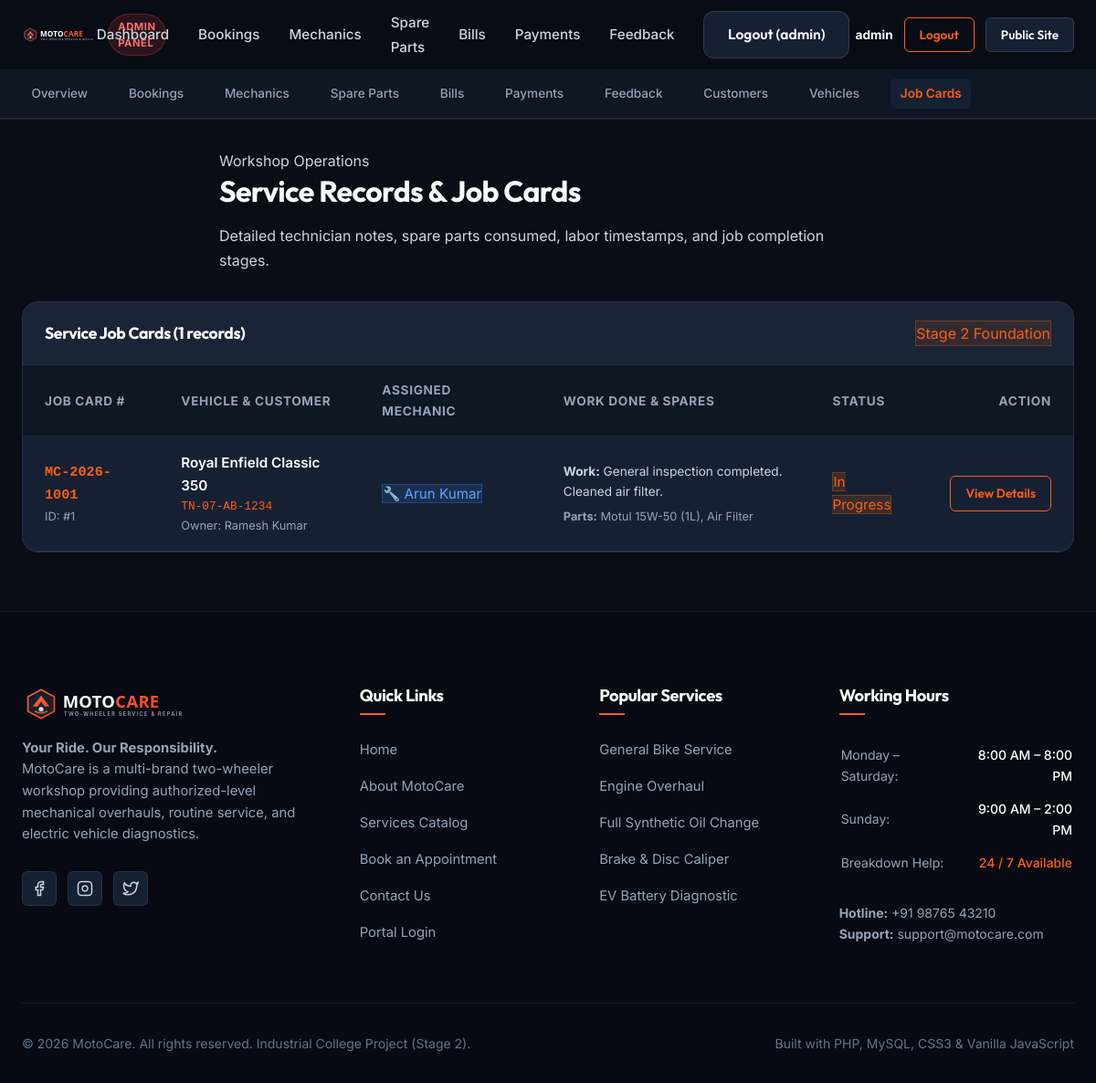
Page /admin/service-records.php (signed in) on the committed database.
### tables this page shows
CREATE TABLE `service_records` (
  `id` INT AUTO_INCREMENT PRIMARY KEY,
  `booking_id` INT NOT NULL UNIQUE,
  `mechanic_id` INT NOT NULL,
  `inspection_notes` TEXT NULL,
  `work_done` TEXT NULL,
  `labor_hours` DECIMAL(4,2) DEFAULT 0.00,
  `technician_notes` TEXT NULL,
  `parts_used` TEXT NULL,
  `service_start` DATETIME NULL,
  `service_end` DATETIME NULL,
  `service_status` VARCHAR(50) DEFAULT 'Inspection',
  `created_at` TIMESTAMP DEFAULT CURRENT_TIMESTAMP,
  `updated_at` TIMESTAMP DEFAULT CURRENT_TIMESTAMP ON UPDATE CURRENT_TIMESTAMP,
  INDEX `idx_records_booking` (`booking_id`),
  INDEX `idx_records_mechanic` (`mechanic_id`),
  CONSTRAINT `fk_records_booking` FOREIGN KEY (`booking_id`) 
    REFERENCES `bookings` (`id`) ON DELETE CASCADE ON UPDATE CASCADE,
  CONSTRAINT `fk_records_mechanic` FOREIGN KEY (`mechanic_id`) 
    REFERENCES `mechanics` (`id`) ON UPDATE CASCADE
);

CREATE TABLE `bookings` (
  `id` INT AUTO_INCREMENT PRIMARY KEY,
  `booking_code` VARCHAR(50) NOT NULL UNIQUE,
  `customer_id` INT NOT NULL,
  `vehicle_id` INT NOT NULL,
  `service_id` INT NOT NULL,
  `mechanic_id` INT NULL,
  `preferred_date` DATE NOT NULL,
  `preferred_time` VARCHAR(50) NOT NULL,
  `problem_description` TEXT NULL,
  `status` ENUM(
    'Pending',
    'Confirmed',
    'Vehicle Received',
    'Inspection',
    'Service In Progress',
    'Quality Check',
    'Ready for Delivery',
    'Completed',
    'Cancelled'
  ) DEFAULT 'Pending',
  `created_at` TIMESTAMP DEFAULT CURRENT_TIMESTAMP,
  INDEX `idx_bookings_customer` (`customer_id`),
  INDEX `idx_bookings_vehicle` (`vehicle_id`),
  INDEX `idx_bookings_service` (`service_id`),
  INDEX `idx_bookings_mechanic` (`mechanic_id`),
  INDEX `idx_bookings_status` (`status`),
  CONSTRAINT `fk_bookings_customer` FOREIGN KEY (`customer_id`) 
    REFERENCES `customers` (`id`) ON DELETE CASCADE ON UPDATE CASCADE,
  CONSTRAINT `fk_bookings_vehicle` FOREIGN KEY (`vehicle_id`) 
    REFERENCES `vehicles` (`id`) ON DELETE CASCADE ON UPDATE CASCADE,
  CONSTRAINT `fk_bookings_service` FOREIGN KEY (`service_id`) 
    REFERENCES `services` (`id`) ON UPDATE CASCADE,
  CONSTRAINT `fk_bookings_mechanic` FOREIGN KEY (`mechanic_id`) 
    REFERENCES `mechanics` (`id`) ON DELETE SET NULL ON UPDATE CASCADE
);

CREATE TABLE `vehicles` (
  `id` INT AUTO_INCREMENT PRIMARY KEY,
  `customer_id` INT NOT NULL,
  `vehicle_type` ENUM('Motorcycle', 'Scooter', 'Electric Two-Wheeler') NOT NULL,
  `brand` VARCHAR(80) NOT NULL,
  `model` VARCHAR(100) NOT NULL,
  `registration_number` VARCHAR(30) NOT NULL UNIQUE,
  `created_at` TIMESTAMP DEFAULT CURRENT_TIMESTAMP,
  INDEX `idx_vehicles_customer` (`customer_id`),
  CONSTRAINT `fk_vehicles_customer` FOREIGN KEY (`customer_id`) 
    REFERENCES `customers` (`id`) ON DELETE CASCADE ON UPDATE CASCADE
);

CREATE TABLE `customers` (
  `id` INT AUTO_INCREMENT PRIMARY KEY,
  `full_name` VARCHAR(100) NOT NULL,
  `email` VARCHAR(150) NOT NULL UNIQUE,
  `phone` VARCHAR(20) NOT NULL,
  `password` VARCHAR(255) NOT NULL,
  `address` TEXT NULL,
  `created_at` TIMESTAMP DEFAULT CURRENT_TIMESTAMP
);

CREATE TABLE `mechanics` (
  `id` INT AUTO_INCREMENT PRIMARY KEY,
  `full_name` VARCHAR(100) NOT NULL,
  `email` VARCHAR(150) NOT NULL UNIQUE,
  `phone` VARCHAR(20) NOT NULL,
  `specialization` VARCHAR(150) NOT NULL,
  `password` VARCHAR(255) NOT NULL,
  `status` ENUM('Available', 'Busy', 'On Leave') DEFAULT 'Available',
  `created_at` TIMESTAMP DEFAULT CURRENT_TIMESTAMP
);

### admin/service-records.php (the view, shortened to what this page needs)
<?php
require_once __DIR__ . '/../config/database.php';
$records = [];
if ($pdo) {
    try {
        $query = "
            SELECT
                sr.*,
                b.booking_code,
                b.preferred_date,
                b.problem_description,
                c.full_name AS customer_name,
                c.phone AS customer_phone,
                v.brand, v.model, v.registration_number,
                m.full_name AS mechanic_name
            FROM service_records sr
            JOIN bookings b ON sr.booking_id = b.id
            JOIN customers c ON b.customer_id = c.id
            JOIN vehicles v ON b.vehicle_id = v.id
            LEFT JOIN mechanics m ON sr.mechanic_id = m.id
            ORDER BY sr.created_at DESC
        ";
        $stmt = $pdo->query($query);
        $records = $stmt->fetchAll();
    } catch (PDOException $e) {
        $errorMsg = "Database error: " . $e->getMessage();
    }
}
include __DIR__ . '/../includes/admin-header.php';
?>
<div class="container">
  <div class="section-header" style="text-align: left; margin-bottom: 2rem; display: flex; justify-content: space-between; align-items: flex-end; flex-wrap: wrap; gap: 1rem;">
    <div>
      <span class="section-tagline">Workshop Operations</span>
      <h1 class="section-title" style="font-size: 2rem;">Service Records &amp; Job Cards</h1>
      <p class="section-description">Detailed technician notes, spare parts consumed, labor timestamps, and job completion stages.</p>
    </div>
  </div>
  <div class="dashboard-card" style="padding: 0; overflow: hidden; background: var(--bg-card); border-radius: var(--radius-lg); border: 1px solid var(--border-subtle);">
    <div style="padding: 1.25rem 1.5rem; border-bottom: 1px solid var(--border-subtle); display: flex; justify-content: space-between; align-items: center; background: rgba(255,255,255,0.02);">
      <h3 style="font-size: 1.1rem; color: #ffffff; margin: 0;">Service Job Cards (<?php echo count($records); ?> records)</h3>
      <span class="badge" style="background: rgba(255,107,0,0.1); color: var(--accent-orange); border: 1px solid rgba(255,107,0,0.3);">Stage 2 Foundation</span>
    </div>
    <?php if (empty($records)): ?>
      <div style="padding: 3rem; text-align: center; color: var(--text-muted);">
        <p>No job card records logged yet.</p>
      </div>
    <?php else: ?>
      <div style="overflow-x: auto;">
        <table class="data-table" style="width: 100%; border-collapse: collapse; text-align: left;">
          <thead>
            <tr style="border-bottom: 1px solid var(--border-subtle); background: var(--bg-surface); font-size: 0.85rem; color: var(--text-muted); text-transform: uppercase; letter-spacing: 0.05em;">
              <th style="padding: 1rem 1.5rem;">Job Card #</th>
              <th style="padding: 1rem 1.5rem;">Vehicle &amp; Customer</th>
              <th style="padding: 1rem 1.5rem;">Assigned Mechanic</th>
              <th style="padding: 1rem 1.5rem;">Work Done &amp; Spares</th>
              <th style="padding: 1rem 1.5rem;">Status</th>
              <th style="padding: 1rem 1.5rem; text-align: right;">Action</th>
            </tr>
          </thead>
          <tbody style="font-size: 0.95rem;">
            <?php foreach ($records as $rec): ?>
              <tr style="border-bottom: 1px solid var(--border-subtle);">
                <td style="padding: 1rem 1.5rem;">
                  <div style="font-family: monospace; font-weight: 700; color: var(--accent-orange);">
                    <?php echo htmlspecialchars($rec['booking_code']); ?>
                  </div>
                  <div style="font-size: 0.8rem; color: var(--text-muted);">
                    ID: #<?php echo htmlspecialchars($rec['id']); ?>
                  </div>
                </td>
                <td style="padding: 1rem 1.5rem;">
                  <div style="font-weight: 600; color: #ffffff;">
                    <?php echo htmlspecialchars($rec['brand'] . ' ' . $rec['model']); ?>
                  </div>
                  <div style="font-size: 0.8rem; color: var(--accent-orange); font-family: monospace;">
                    <?php echo htmlspecialchars($rec['registration_number']); ?>
                  </div>
                  <div style="font-size: 0.8rem; color: var(--text-muted);">
                    Owner: <?php echo htmlspecialchars($rec['customer_name']); ?>
                  </div>
                </td>
                <td style="padding: 1rem 1.5rem;">
                  <span class="badge" style="background: rgba(59,130,246,0.15); color: #60a5fa; border: 1px solid rgba(59,130,246,0.3);">
                    🔧 <?php echo htmlspecialchars($rec['mechanic_name'] ?? 'Unassigned'); ?>
                  </span>
                </td>
                <td style="padding: 1rem 1.5rem; max-width: 320px;">
                  <div style="font-size: 0.85rem; color: var(--text-secondary); margin-bottom: 0.35rem;">
                    <strong>Work:</strong> <?php echo htmlspecialchars($rec['work_done'] ?? 'Pending'); ?>
                  </div>
                  <?php if (!empty($rec['parts_used'])): ?>
                    <div style="font-size: 0.8rem; color: var(--text-muted);">
                      <strong>Parts:</strong> <?php echo htmlspecialchars($rec['parts_used']); ?>
                    </div>
                  <?php endif; ?>
                </td>
                <td style="padding: 1rem 1.5rem;">
                  <span class="badge" style="background: rgba(255,107,0,0.15); color: var(--accent-orange); border: 1px solid rgba(255,107,0,0.3);">
                    <?php echo htmlspecialchars($rec['service_status']); ?>
                  </span>
                </td>
                <td style="padding: 1rem 1.5rem; text-align: right;">
                  <a href="<?php echo $rootPath; ?>admin/booking-details.php?code=<?php echo urlencode($rec['booking_code']); ?>" class="btn btn-outline btn-sm">
                    View Details
                  </a>
                </td>
              </tr>
            <?php endforeach; ?>
          </tbody>
        </table>
      </div>
    <?php endif; ?>
  </div>
</div>
<?php include __DIR__ . '/../includes/footer.php'; ?>

### css/style.css (style rules this page uses)
:root { --bg-body: #090d16; --bg-surface: #0f1624; --bg-card: #152033; --bg-card-hover: #1b2940; --bg-card-elevated: #22334e; --bg-input: #0b111c; --accent-orange: #ff5e14; --accent-orange-light: #ff7d42; --accent-orange-dark: #d84500; --accent-glow: rgba(255, 94, 20, 0.28); --accent-glow-subtle: rgba(255, 94, 20, 0.12); --color-blue: #38bdf8; --color-green: #10b981; --color-yellow: #facc15; --color-danger: #ef4444; --text-main: #f8fafc; --text-secondary: #cbd5e1; --text-muted: #94a3b8; --text-dim: #64748b; --border-subtle: rgba(255, 255, 255, 0.08); --border-card: rgba(255, 255, 255, 0.12); --border-focus: #ff5e14; --font-heading: 'Outfit', -apple-system, BlinkMacSystemFont, 'Segoe UI', Roboto, Helvetica, Arial, sans-serif; --font-body: 'Inter', -apple-system, BlinkMacSystemFont, 'Segoe UI', Roboto, Helvetica, Arial, sans-serif; --container-max: 1240px; --radius-sm: 6px; --radius-md: 12px; --radius-lg: 18px; --radius-xl: 24px; --radius-full: 9999px; --shadow-sm: 0 2px 8px rgba(0, 0, 0, 0.25); --shadow-md: 0 8px 24px rgba(0, 0, 0, 0.35); --shadow-lg: 0 16px 36px rgba(0, 0, 0, 0.45); --shadow-orange: 0 8px 24px rgba(255, 94, 20, 0.25); --transition-fast: 0.18s ease-in-out; --transition-base: 0.28s cubic-bezier(0.4, 0, 0.2, 1); --transition-slow: 0.45s cubic-bezier(0.4, 0, 0.2, 1); }
*, *::before, *::after { box-sizing: border-box; margin: 0; padding: 0; }
html { scroll-behavior: smooth; scroll-padding-top: 86px; font-size: 16px; -webkit-text-size-adjust: 100%; }
body { background-color: var(--bg-body); color: var(--text-secondary); font-family: var(--font-body); line-height: 1.65; overflow-x: hidden; min-height: 100vh; display: flex; flex-direction: column; }
a { color: inherit; text-decoration: none; transition: color var(--transition-fast); }
h1, h2, h3, h4, h5, h6 { font-family: var(--font-heading); color: var(--text-main); font-weight: 700; line-height: 1.25; letter-spacing: -0.02em; }
.container { width: 100%; max-width: var(--container-max); margin-left: auto; margin-right: auto; padding-left: 1.5rem; padding-right: 1.5rem; }
.section-header { text-align: center; max-width: 720px; margin: 0 auto 3.5rem; }
.section-title { font-size: 2.25rem; margin-bottom: 1rem; }
@media (min-width: 992px) { .section-title { font-size: 2.75rem; } }
.btn { display: inline-flex; align-items: center; justify-content: center; gap: 0.6rem; font-family: var(--font-heading); font-weight: 600; font-size: 0.975rem; padding: 0.75rem 1.6rem; border-radius: var(--radius-md); border: 1px solid transparent; cursor: pointer; transition: all var(--transition-base); text-decoration: none; white-space: nowrap; }
.btn-outline { background-color: transparent; color: var(--accent-orange); border-color: var(--accent-orange); }
.btn-sm { padding: 0.45rem 1rem; font-size: 0.85rem; border-radius: var(--radius-sm); }

### rows in the picture
service_records: booking.booking_code "MC-2026-1001", id "1", vehicles.brand+model "Royal Enfield Classic 350", vehicles.registration_number "TN-07-AB-1234", customers.full_name "Ramesh Kumar", mechanic.full_name "Arun Kumar", work_done "General inspection completed. Cleaned air filter.", parts_used "Motul 15W-50 (1L), Air Filter", service_status "In Progress"

### other values in the picture
$admin['username'] "admin"
count($records) "1"
